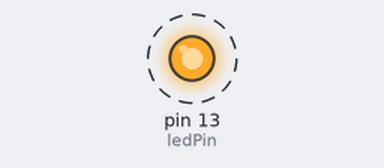
The sketch below on a simulated Arduino Uno, built with avr-gcc and run on an emulated ATmega328P. Shown: output pins drawn as LEDs (lit = HIGH). Dashed ring = blinking.

Above: at 0.1 s.
Timing chart, 0 to 3.0 s (numbered marks = the images above):
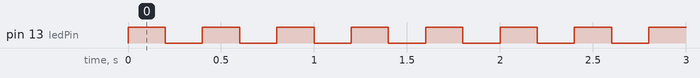

The sketch:

sketch_01_01_blink_10.ino
```cpp
// sketch 01_01_blink_10

int ledPin = 13;
int delayPeriod = 200;

void setup() {
  pinMode(ledPin, OUTPUT);
}

void loop() {
  for (int i = 0; i < 10; i++) {
    digitalWrite(ledPin, HIGH);
    delay(delayPeriod);
    digitalWrite(ledPin, LOW);
    delay(delayPeriod);
  }
}
```

Measured:
- by itself, pin 13 (ledPin): alternates HIGH for 0.20 s and LOW for 0.20 s
